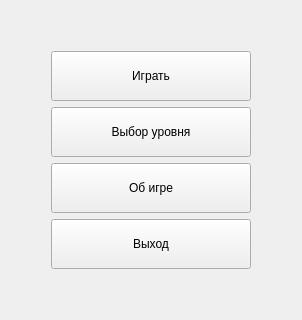
      <widget class="QWidget" name="main_page">
       <layout class="QGridLayout" name="gridLayout_2">
        <item row="0" column="0">
         <layout class="QGridLayout" name="gridLayout">
          <item row="1" column="1">
           <layout class="QVBoxLayout" name="verticalLayout">
            <item>
             <widget class="QPushButton" name="play_pb">
              <property name="minimumSize">
               <size>
                <width>200</width>
                <height>50</height>
               </size>
              </property>
              <property name="maximumSize">
               <size>
                <width>200</width>
                <height>50</height>
               </size>
              </property>
              <property name="text">
               <string>Играть</string>
              </property>
             </widget>
            </item>
            <item>
             <widget class="QPushButton" name="ch_lvl_pb">
              <property name="enabled">
               <bool>true</bool>
              </property>
              <property name="minimumSize">
               <size>
                <width>200</width>
                <height>50</height>
               </size>
              </property>
              <property name="maximumSize">
               <size>
                <width>200</width>
                <height>50</height>
               </size>
              </property>
              <property name="text">
               <string>Выбор уровня</string>
              </property>
             </widget>
            </item>
            <item>
             <widget class="QPushButton" name="about_pb">
              <property name="minimumSize">
               <size>
                <width>200</width>
                <height>50</height>
               </size>
              </property>
              <property name="maximumSize">
               <size>
                <width>200</width>
                <height>50</height>
               </size>
              </property>
              <property name="text">
               <string>Об игре</string>
              </property>
             </widget>
            </item>
            <item>
             <widget class="QPushButton" name="exit_pb">
              <property name="minimumSize">
               <size>
                <width>200</width>
                <height>50</height>
               </size>
              </property>
              <property name="maximumSize">
               <size>
                <width>200</width>
                <height>50</height>
               </size>
              </property>
              <property name="text">
               <string>Выход</string>
              </property>
             </widget>
            </item>
           </layout>
          </item>
          <item row="1" column="2">
           <spacer name="horizontalSpacer_2">
            <property name="orientation">
             <enum>Qt::Horizontal</enum>
            </property>
            <property name="sizeHint" stdset="0">
             <size>
              <width>40</width>
              <height>20</height>
             </size>
            </property>
           </spacer>
          </item>
          <item row="1" column="0">
           <spacer name="horizontalSpacer">
            <property name="orientation">
             <enum>Qt::Horizontal</enum>
            </property>
            <property name="sizeHint" stdset="0">
             <size>
              <width>40</width>
              <height>20</height>
             </size>
            </property>
           </spacer>
          </item>
          <item row="2" column="1">
           <spacer name="verticalSpacer_2">
            <property name="orientation">
             <enum>Qt::Vertical</enum>
            </property>
            <property name="sizeHint" stdset="0">
             <size>
              <width>20</width>
              <height>40</height>
             </size>
            </property>
           </spacer>
          </item>
          <item row="0" column="1">
           <spacer name="verticalSpacer">
            <property name="orientation">
             <enum>Qt::Vertical</enum>
            </property>
            <property name="sizeHint" stdset="0">
             <size>
              <width>20</width>
              <height>40</height>
             </size>
            </property>
           </spacer>
          </item>
         </layout>
        </item>
       </layout>
      </widget>
